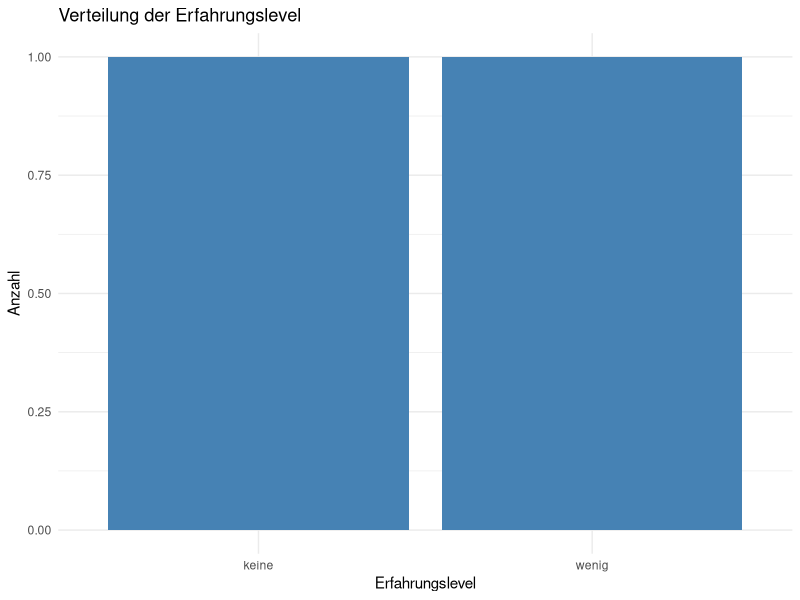
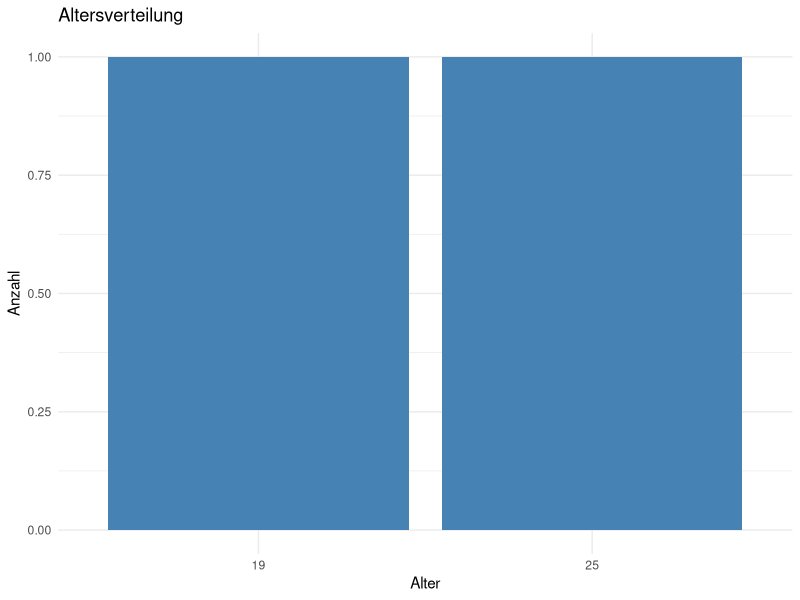
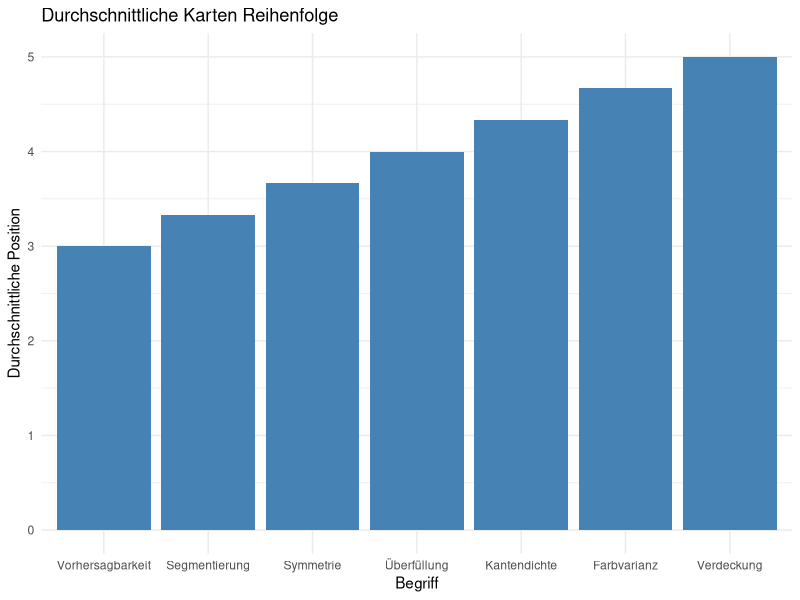
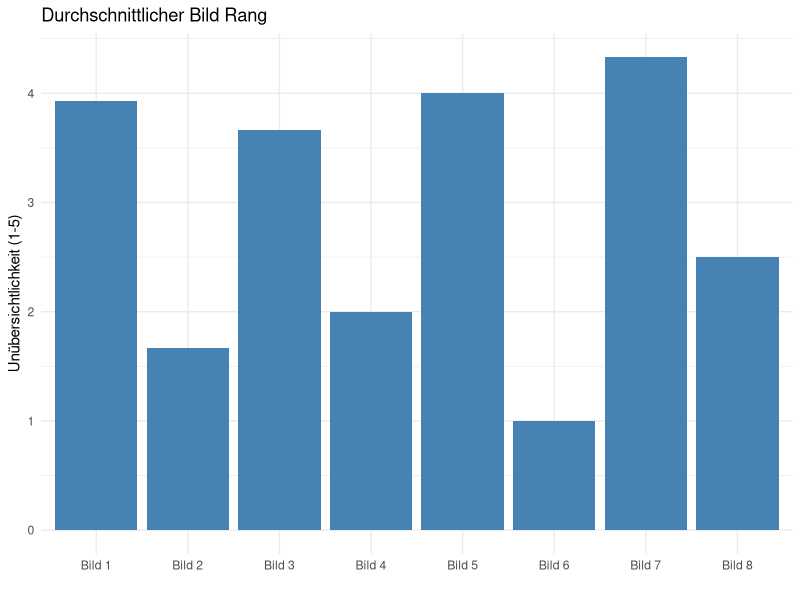

R code for these plots, in order:
## ---- chunk 1
#| label: fig-exp
#| echo: false
#| warning: false
#| fig-cap: Erfahrungslevel

library(ggplot2)
exp_lvls <- c(0,1)
# Namen der Levels
exp_names <- c(
  "keine",
  "wenig",
  "mäßig",
  "umfangreiche"
)

# Zahlen in Text umwandeln
experience <- exp_names[exp_lvls + 1]

# Dataframe
exp_data <- data.frame(
  Person = 1:length(experience),
  Erfahrung = experience
)

# Plot
ggplot(exp_data, aes(x = Erfahrung)) +
  geom_bar(fill = "steelblue") +
  labs(
    title = "Verteilung der Erfahrungslevel",
    x = "Erfahrungslevel",
    y = "Anzahl"
  ) +
  theme_minimal()
## ---- chunk 2
#| label: fig-age
#| echo: false
#| warning: false
#| fig-cap: Altersverteilung

library(ggplot2)

ages <- c(25,19)

# Dataframe erstellen
age_data <- data.frame(
  age = ages
)

# Plot
ggplot(age_data, aes(x = factor(age))) +
  geom_bar(fill = "steelblue") +
  labs(
    title = "Altersverteilung",
    x = "Alter",
    y = "Anzahl"
  ) +
  theme_minimal()
## ---- chunk 3
#| label: fig-card-Sort
#| echo: false
#| warning: false
#| fig-cap: Durchschnittliche Karten Reihenfolge

library(ggplot2)
library(tidyverse)

A3_1 <- c(6,4,7,1,5,3,2)
#A3_2 <- c(3,5,6,4,2,7,1)
A3_3 <- c(2,4,5,6,1,7,3)
A3_4 <- c(3,1,2,6,4,5,7)

cards <- c("Symmetrie","Vorhersagbarkeit","Farbvarianz","Kantendichte","Segmentierung","Verdeckung","Überfüllung")

card_data <- data.frame(
  card = cards,
  order1 = A3_1,
  order2 = A3_3,
  order3 = A3_4
)

# Durchschnitt berechnen
card_data <- card_data %>%
  mutate(avg_order = rowMeans(across(starts_with("order"))))

# Plot
ggplot(card_data, aes(x = reorder(card, avg_order), y = avg_order)) +
  geom_col(fill = "steelblue") +
  labs(
    title = "Durchschnittliche Karten Reihenfolge",
    x = "Begriff",
    y = "Durchschnittliche Position"
  ) +
  theme_minimal()
## ---- chunk 4
#| label: fig-pic-ranks
#| echo: false
#| warning: false
#| fig-cap: Bild Unübersichtlichkeit

library(ggplot2)
library(tidyverse)

A3_1 <- c(3,1,5,1,3,1,4,2)
A3_4 <- c(4.8,2,3,3,4,1,5,2.5)
A3_3 <- c(4,2,3,2,5,1,4,3)
pics <- c("Bild 1","Bild 2","Bild 3","Bild 4","Bild 5","Bild 6","Bild 7","Bild 8")

rank_data <- data.frame(
  pic = pics,
  ranks1 = A3_1,
  ranks2 = A3_4,
  ranks3 = A3_3
)

# Durchschnitt berechnen
rank_data <- rank_data %>%
  mutate(avg_rank = rowMeans(across(starts_with("ranks"))))

# Plot
ggplot(rank_data, aes(x = pic, y = avg_rank)) +
  geom_col(fill = "steelblue") +
  labs(
    title = "Durchschnittlicher Bild Rang",
    x = " ",
    y = "Unübersichtlichkeit (1-5)"
  ) +
  theme_minimal()
